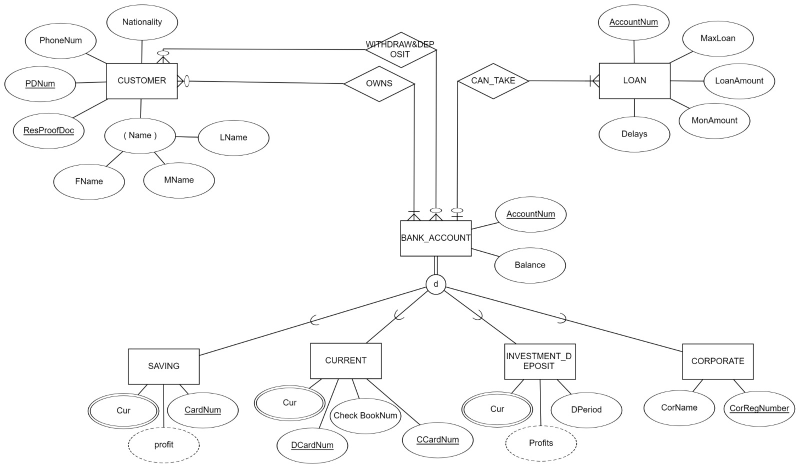
#> input picture Database/project/ERD.jpeg, 1600 x 937 px, given in place of the camera (shown at 1/2 size)
$ python DocScanner.py
#> lines starting #> are read from the running program, lines starting #| are printed output that depends on the picture; after the words box and inside, x2 and y2 are one past the last pixel; in counts of white or black regions, pixels touching at a corner belong together
import cv2
import numpy as np

def reorder(points):
    points = points.reshape((4, 2))
    new_points = np.zeros((4, 1, 2), dtype=np.int32)
    add = points.sum(1)
    new_points[0] = points[np.argmin(add)]
    new_points[3] = points[np.argmax(add)]
    diff = np.diff(points, axis=1)
    new_points[1] = points[np.argmin(diff)]
    new_points[2] = points[np.argmax(diff)]
    return new_points

def get_biggest_contour(contours, min_area=5000):
    biggest = np.array([])
    max_area = 0
    for cnt in contours:
        area = cv2.contourArea(cnt)
        if area > min_area:
            peri = cv2.arcLength(cnt, True)
            approx = cv2.approxPolyDP(cnt, 0.02 * peri, True)
            if area > max_area and len(approx) == 4:
                biggest = approx
                max_area = area
    return biggest

webCam = True
cap = cv2.VideoCapture(1)
cap.set(10, 0)  # brightness
height = 640
width = 480

imgWarp = None

while True:
    imgBlank = np.zeros((height, width, 3), np.uint8)
    imgWarp = None
    if webCam:
        success, img = cap.read()
#> img is the input picture: shape (937, 1600, 3); min 0, max 255, mean 249.2
        if not success:
            break
        img = cv2.resize(img, (width, height))
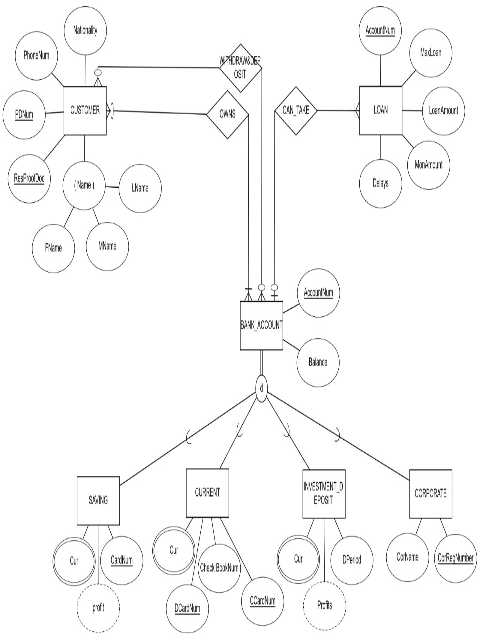
#> img: shape (640, 480, 3); min 2, max 255, mean 249
    else:
        break

    imgGray = cv2.cvtColor(img, cv2.COLOR_BGR2GRAY)
    imgBlur = cv2.GaussianBlur(imgGray, (5, 5), 1)
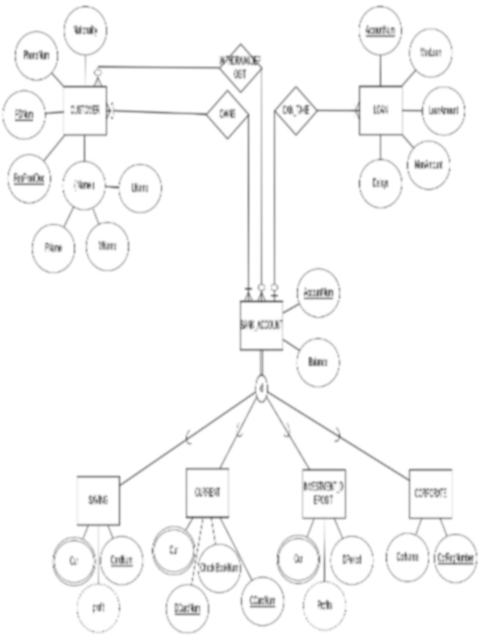
#> imgBlur: shape (640, 480); min 79, max 255, mean 249
    imgThresh = cv2.adaptiveThreshold(
        imgBlur, 255, cv2.ADAPTIVE_THRESH_GAUSSIAN_C, cv2.THRESH_BINARY, 11, 2
    )
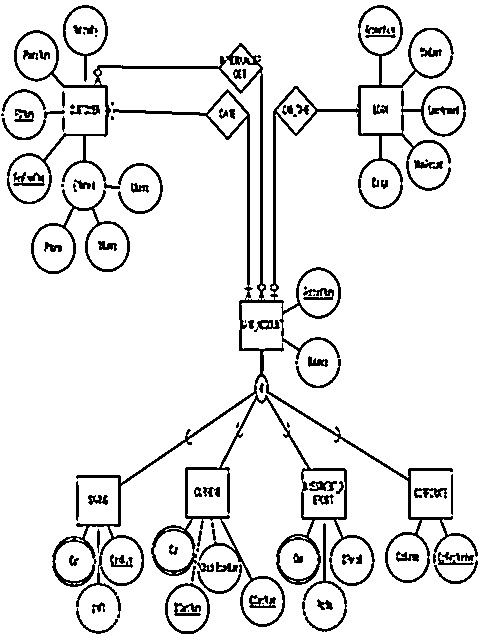
#> imgThresh: shape (640, 480); 91.1% white; 93 black regions (21 under 20 px), largest, box (x1, y1, x2, y2) and area: (7, 5, 478, 627) 17362, (31, 189, 130, 274) 1049, (302, 523, 347, 632) 536
    imgCanny = cv2.Canny(imgThresh, 50, 150)
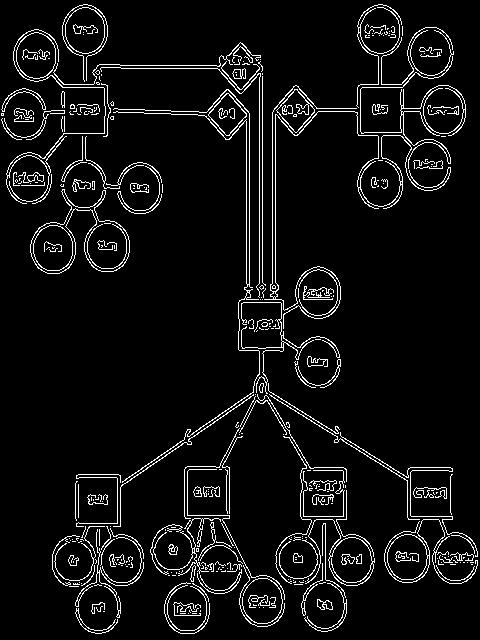
#> imgCanny: shape (640, 480); 6.2% white in thin lines or dots
    kernel = np.ones((5, 5))
    imgDil = cv2.dilate(imgCanny, kernel, iterations=2)
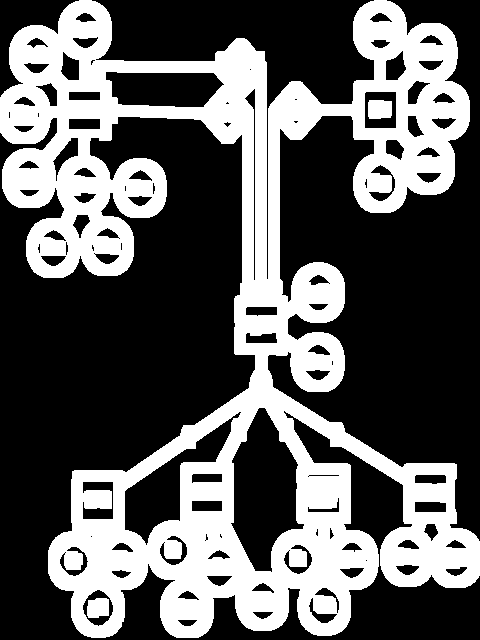
#> imgDil: shape (640, 480); 36.5% white; 3 white regions, box (x1, y1, x2, y2) and area: (0, 0, 480, 638) 111320, (368, 100, 392, 119) 431, (87, 598, 109, 618) 393
    imgErode = cv2.erode(imgDil, kernel, iterations=1)
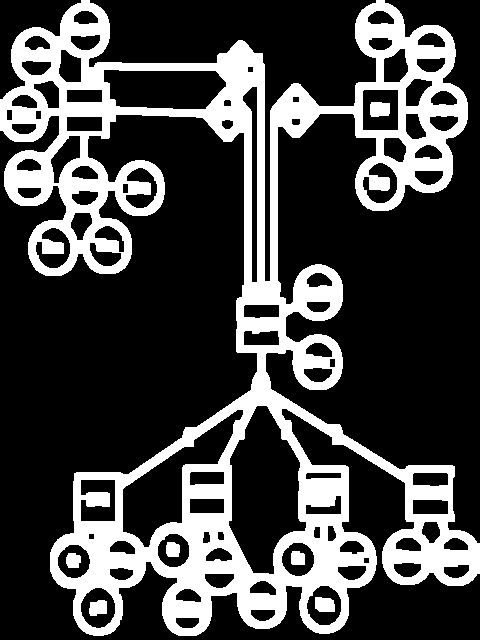
#> imgErode: shape (640, 480); 26.7% white; 7 white regions

    contours, _ = cv2.findContours(imgErode, cv2.RETR_EXTERNAL, cv2.CHAIN_APPROX_SIMPLE)
#> contours = 1 contour; box (x1, y1, x2, y2) and area: (0, 0, 480, 636) 124551
    contours = sorted(contours, key=cv2.contourArea, reverse=True)[:10]  # Take largest 10

    biggest = get_biggest_contour(contours)
#> the loop in get_biggest_contour, `for cnt in contours:` made 1 pass
#> (area, peri) on pass 1: (124551, 5853.9)
#> after the loop in get_biggest_contour, `for cnt in contours:`: biggest = empty array; max_area = 0
#> biggest = empty array

    if biggest.size != 0:
        cv2.drawContours(img, [biggest], -1, (0, 255, 0), 3)
        biggest = reorder(biggest)
        pts1 = np.float32(biggest)
        pts2 = np.float32([[0, 0], [width, 0], [0, height], [width, height]])
        matrix = cv2.getPerspectiveTransform(pts1, pts2)
        imgWarp = cv2.warpPerspective(img, matrix, (width, height))
        cv2.imshow("Scanned Document", imgWarp)
    else:
        cv2.imshow("Scanned Document", imgBlank)

    # Debug windows
    cv2.imshow("Original", img)
    cv2.imshow("Gray", imgGray)
    cv2.imshow("Threshold", imgThresh)
    cv2.imshow("Canny", imgCanny)

    key = cv2.waitKey(1) & 0xFF
#> (key q is pressed here)
    if key == ord('q'):
        break
    if key == ord('s') and imgWarp is not None:
        cv2.imwrite("ScannedDocument.jpg", imgWarp)
        print("Scanned document saved as ScannedDocument.jpg")

cap.release()
cv2.destroyAllWindows()
